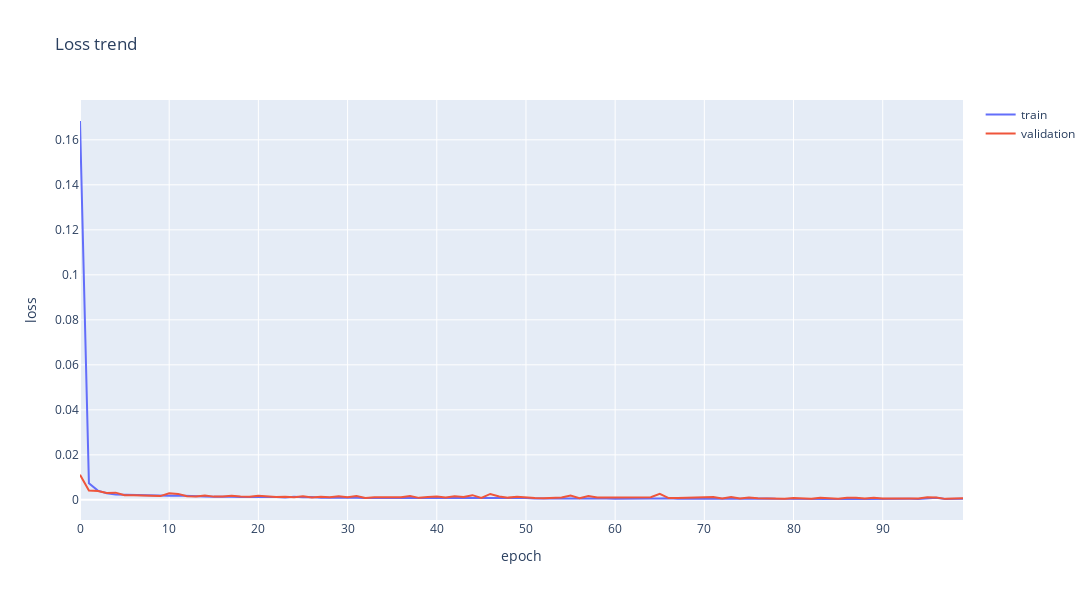

Notebook source saved alongside this figure:
### Markdown cell above
# Data Visualization

### Code cell
fig = go.Figure()
fig.add_trace(go.Scatter(y=history['loss'],
                    mode='lines', name='train'))
fig.add_trace(go.Scatter(y=history['val_loss'],
                    mode='lines', name='validation'))
fig.update_layout(title='Loss trend',
                  xaxis_title='epoch',
                  yaxis_title='loss',
                  width=1400,
                  height=600)
fig.show()
